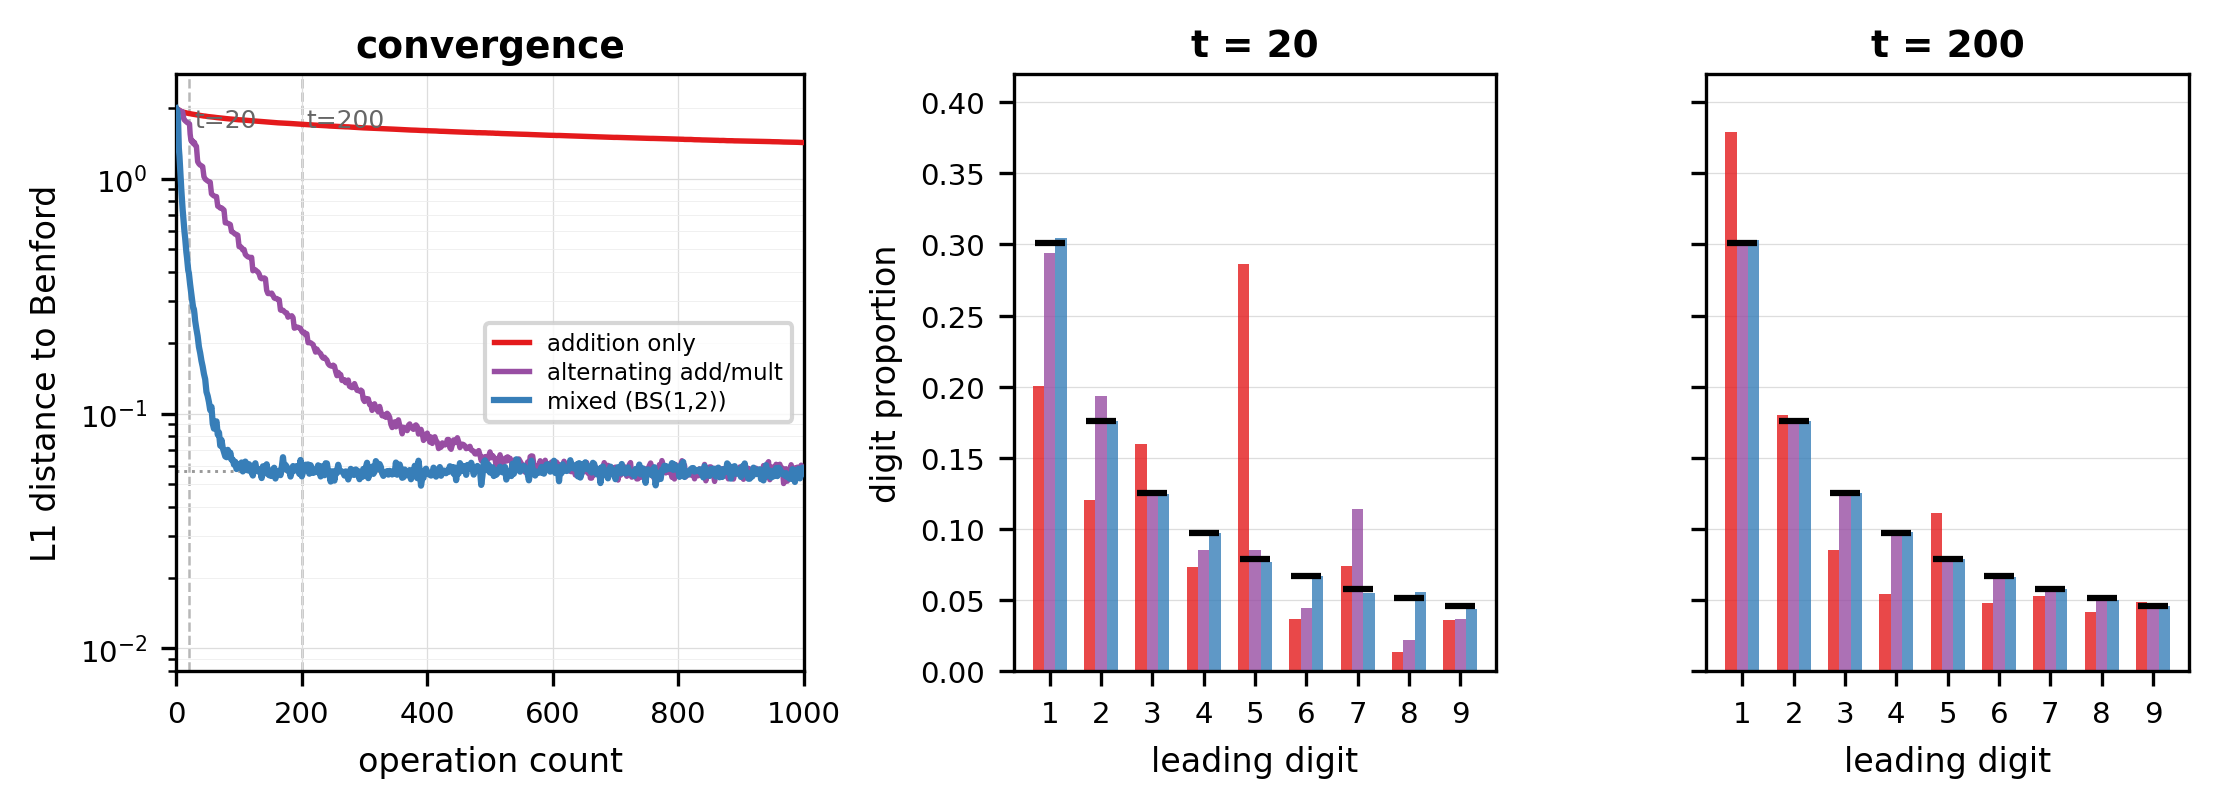

Python code for this plot:
"""
Hybrid figure: L1 curves + digit bars at t=20 and t=200.

Three panels:
  Left:   L1 distance to Benford vs operation count (log y-axis)
  Middle: digit proportions at t=20 for all 3 regimes vs Benford
  Right:  digit proportions at t=200 for all 3 regimes vs Benford

Run: sage -python fig_hybrid3.py
"""

import math
import os
import sys
import numpy as np
import matplotlib
matplotlib.use('Agg')
import matplotlib.pyplot as plt

HERE = os.path.dirname(os.path.abspath(__file__))
PARENT = os.path.join(HERE, '..')
sys.path.insert(0, PARENT)

from common import LOG_MANTISSA_BINS, log_mantissa, project_to_digit_hist

BENFORD = np.array([np.log10(1 + 1/d) for d in range(1, 10)])

C_ADD = '#e41a1c'
C_ALT = '#984ea3'
C_BS  = '#377eb8'


def l1_from_hist(hist):
    uniform = np.full_like(hist, 1.0 / hist.shape[-1])
    return np.sum(np.abs(hist - uniform), axis=-1)


def run_walk(step_fn, n_walkers, n_steps, seed):
    """Run with per-step checkpoints so we can snapshot at any t."""
    rng = np.random.default_rng(seed)
    x = np.full(n_walkers, math.sqrt(2.0), dtype=np.float64)

    steps_out = [0]
    l1_out = []
    hists_out = []

    def record(t):
        m = log_mantissa(x, 10.0)
        hist, _ = np.histogram(m, bins=LOG_MANTISSA_BINS, range=(0.0, 1.0))
        h = hist.astype(np.float64) / hist.sum()
        steps_out.append(t)
        l1_out.append(l1_from_hist(h))
        hists_out.append(h.copy())

    # Record t=0
    m = log_mantissa(x, 10.0)
    hist, _ = np.histogram(m, bins=LOG_MANTISSA_BINS, range=(0.0, 1.0))
    h = hist.astype(np.float64) / hist.sum()
    l1_out.append(l1_from_hist(h))
    hists_out.append(h.copy())

    # Checkpoint every 2 steps for smooth curves
    for t in range(1, n_steps + 1):
        step_fn(rng, x)
        if t % 2 == 0 or t == n_steps or t <= 30:
            m = log_mantissa(x, 10.0)
            hist, _ = np.histogram(m, bins=LOG_MANTISSA_BINS,
                                   range=(0.0, 1.0))
            h = hist.astype(np.float64) / hist.sum()
            steps_out.append(t)
            l1_out.append(l1_from_hist(h))
            hists_out.append(h.copy())

    return (np.array(steps_out), np.array(l1_out),
            np.array(hists_out, dtype=np.float32))


def step_add(rng, x):
    choice = rng.integers(0, 2, size=x.size)
    x[choice == 0] += 1.0
    x[choice == 1] -= 1.0


_alt_counter = [0]

def step_alternating(rng, x):
    _alt_counter[0] += 1
    if _alt_counter[0] % 11 == 0:  # 10 adds then 1 mul
        choice = rng.integers(0, 2, size=x.size)
        x[choice == 0] *= 2.0
        x[choice == 1] *= 0.5
    else:
        choice = rng.integers(0, 2, size=x.size)
        x[choice == 0] += 1.0
        x[choice == 1] -= 1.0


def step_bs12(rng, x):
    choice = rng.integers(0, 4, size=x.size)
    x[choice == 0] += 1.0
    x[choice == 1] -= 1.0
    x[choice == 2] *= 2.0
    x[choice == 3] *= 0.5


def get_snapshot(steps, hists, target_t):
    """Get the digit proportions at the checkpoint closest to target_t."""
    idx = np.argmin(np.abs(steps - target_t))
    return project_to_digit_hist(hists[idx:idx+1])[0]


def main():
    N_WALKERS = 50_000
    N_STEPS = 1000

    print('Running addition only...')
    s_add, l1_add, h_add = run_walk(step_add, N_WALKERS, N_STEPS,
                                     seed=0x1111)

    print('Running alternating add/mult...')
    _alt_counter[0] = 0
    s_alt, l1_alt, h_alt = run_walk(step_alternating, N_WALKERS, N_STEPS,
                                     seed=0x3333)

    print('Running BS(1,2) mixed...')
    s_bs, l1_bs, h_bs = run_walk(step_bs12, N_WALKERS, N_STEPS,
                                  seed=0x4444)

    noise_floor = math.sqrt(2.0 * LOG_MANTISSA_BINS / (math.pi * N_WALKERS))

    # Snapshots
    T_EARLY = 20
    T_LATE = 200

    dh_add_early = get_snapshot(s_add, h_add, T_EARLY)
    dh_alt_early = get_snapshot(s_alt, h_alt, T_EARLY)
    dh_bs_early  = get_snapshot(s_bs, h_bs, T_EARLY)

    dh_add_late = get_snapshot(s_add, h_add, T_LATE)
    dh_alt_late = get_snapshot(s_alt, h_alt, T_LATE)
    dh_bs_late  = get_snapshot(s_bs, h_bs, T_LATE)

    # --- Figure ---
    fig, (ax_l1, ax_early, ax_late) = plt.subplots(
        1, 3, figsize=(7.5, 2.8),
        gridspec_kw={'width_ratios': [1.3, 1.0, 1.0]},
    )
    fig.patch.set_facecolor('white')

    # --- Panel A: L1 curves ---
    ax_l1.set_facecolor('white')
    ax_l1.semilogy(s_add, l1_add, color=C_ADD, linewidth=1.3,
                   label='addition only', zorder=3)
    ax_l1.semilogy(s_alt, l1_alt, color=C_ALT, linewidth=1.3,
                   label='alternating add/mult', zorder=3)
    ax_l1.semilogy(s_bs, l1_bs, color=C_BS, linewidth=1.5,
                   label='mixed (BS(1,2))', zorder=4)
    ax_l1.axhline(noise_floor, color='#999999', linestyle=':', linewidth=0.7,
                  zorder=1)

    # Mark the snapshot times
    ax_l1.axvline(T_EARLY, color='#888888', linestyle='--', linewidth=0.6,
                  alpha=0.6, zorder=1)
    ax_l1.axvline(T_LATE, color='#888888', linestyle='--', linewidth=0.6,
                  alpha=0.6, zorder=1)
    ax_l1.text(T_EARLY + 8, 2.0, f't={T_EARLY}', fontsize=6, color='#666666',
               va='top')
    ax_l1.text(T_LATE + 8, 2.0, f't={T_LATE}', fontsize=6, color='#666666',
               va='top')

    ax_l1.set_xlim(0, 1000)
    ax_l1.set_ylim(0.008, 2.8)
    ax_l1.set_xlabel('operation count', fontsize=8)
    ax_l1.set_ylabel('L1 distance to Benford', fontsize=8)
    ax_l1.tick_params(labelsize=7)
    ax_l1.grid(True, which='major', color='#dddddd', linewidth=0.3, zorder=0)
    ax_l1.grid(True, which='minor', color='#eeeeee', linewidth=0.2, zorder=0)
    ax_l1.legend(loc='center right', fontsize=5.5, frameon=True,
                 facecolor='white', edgecolor='#cccccc', borderpad=0.4,
                 labelspacing=0.25, handlelength=1.5)
    ax_l1.set_title('convergence', fontsize=9, fontweight='bold', pad=4)

    # --- Panels B & C: digit bars ---
    digits = np.arange(1, 10)
    bar_w = 0.22
    offsets = np.array([-1, 0, 1]) * bar_w

    for ax, dh_add_t, dh_alt_t, dh_bs_t, t_label in [
        (ax_early, dh_add_early, dh_alt_early, dh_bs_early, T_EARLY),
        (ax_late, dh_add_late, dh_alt_late, dh_bs_late, T_LATE),
    ]:
        ax.set_facecolor('white')
        ax.bar(digits + offsets[0], dh_add_t, bar_w, color=C_ADD,
               alpha=0.8, zorder=2)
        ax.bar(digits + offsets[1], dh_alt_t, bar_w, color=C_ALT,
               alpha=0.8, zorder=2)
        ax.bar(digits + offsets[2], dh_bs_t, bar_w, color=C_BS,
               alpha=0.8, zorder=2)
        ax.scatter(digits, BENFORD, marker='_', color='black', s=50,
                   linewidths=1.5, zorder=5)

        ax.set_xlim(0.3, 9.7)
        ax.set_ylim(0, 0.42)
        ax.set_xlabel('leading digit', fontsize=8)
        ax.set_xticks(digits)
        ax.tick_params(labelsize=7)
        ax.grid(True, which='major', axis='y', color='#dddddd',
                linewidth=0.3, zorder=0)
        ax.set_title(f't = {t_label}', fontsize=9, fontweight='bold', pad=4)

    # Only left bar panel gets y-label
    ax_early.set_ylabel('digit proportion', fontsize=8)
    ax_late.set_yticklabels([])

    fig.tight_layout(w_pad=0.8)

    out = os.path.join(HERE, 'fig_hybrid3.png')
    fig.savefig(out, dpi=300, bbox_inches='tight', facecolor='white')
    print(f'Saved: {out}')
    plt.close(fig)


if __name__ == '__main__':
    main()
